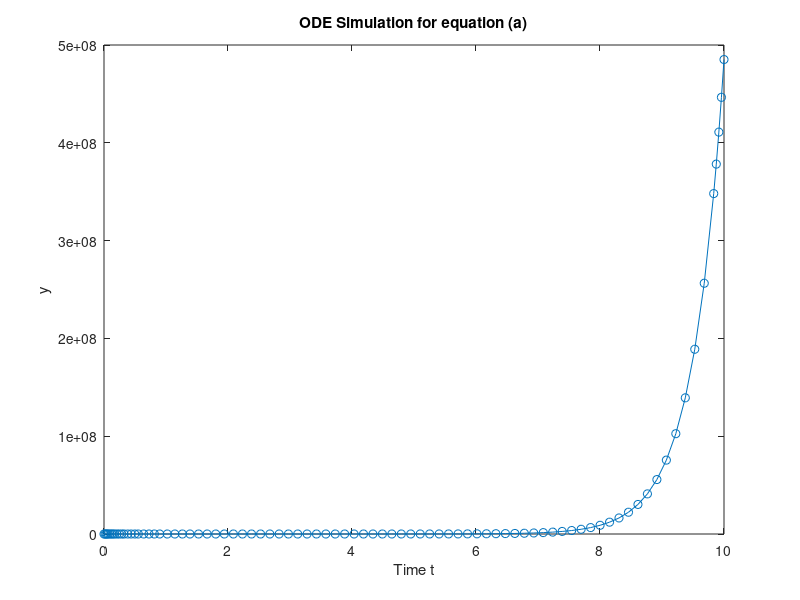
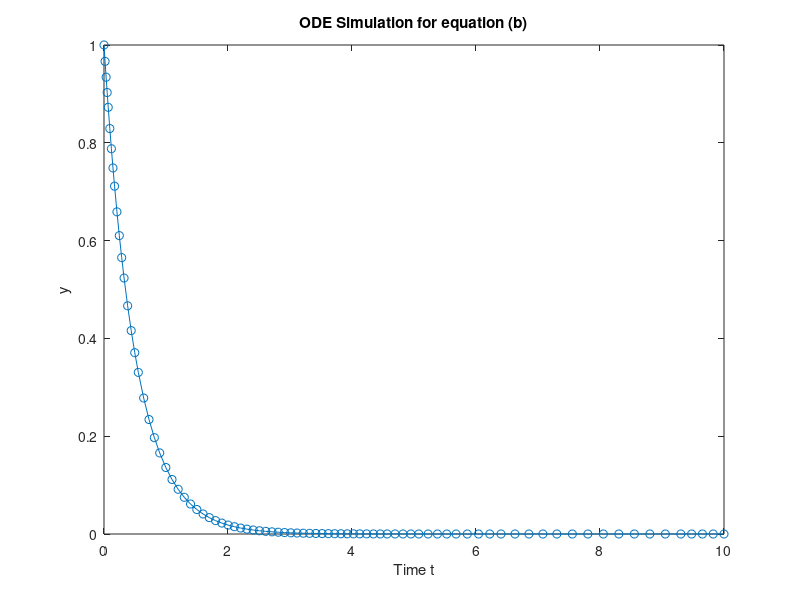
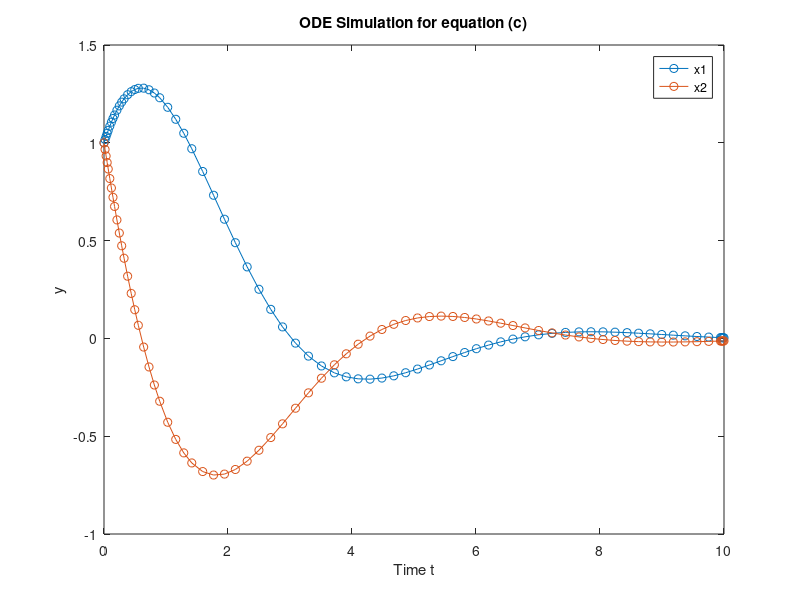
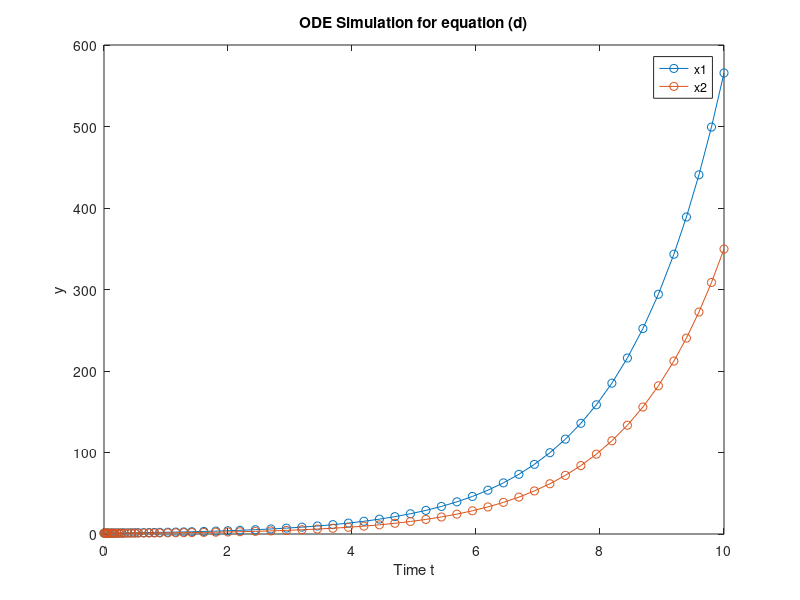

Write MATLAB code to recreate these figures, in order.

%ODE Simulations:

%Problem 4
%a)

%a
%--------------------------------------------------------------------------
%\dotx = 2x with x(0) = 1
%--------------------------------------------------------------------------
fa = @ (t, x)(2*x);
ode45(fa, [0, 10], 1);
xlabel('Time t');
ylabel('y');
title('ODE Simulation for equation (a)');

%--------------------------------------------------------------------------
% The graph of the solution displays exponential growth. As the t value 
% increases, the value of y increases exponentially. 
%--------------------------------------------------------------------------

%b
%--------------------------------------------------------------------------
%\dotx = -2x with x(0) = 1
%--------------------------------------------------------------------------
figure;
fb = @ (t, x)(-2*x);
ode45(fb, [0, 10], 1);
xlabel('Time t');
ylabel('y');
title('ODE Simulation for equation (b)');

%--------------------------------------------------------------------------
% The graph of the solution displays exponential decay. As the t value 
% increases, the value of y decreases exponentially. The y value at t = 0
% is 1 and from there it exponentially falls down until it approaches 0.
%-----------------------------------------------------------------------

%c
%--------------------------------------------------------------------------
%\dotx1 = x2 with x1(0) = 1
%\dotx2 = -x1-x2 with x2(0) = 1
%--------------------------------------------------------------------------
function dotx = fc(t, x)
    dotx1 = x(2);
    dotx2 = -x(1)-x(2);
    dotx = [dotx1; dotx2];
end

x = [1; 1];
figure;
ode45(@fc, [0, 10], x);
xlabel('Time t');
ylabel('y');
legend('x1', 'x2');
title('ODE Simulation for equation (c)');

%--------------------------------------------------------------------------
% The graph of the solution x1(t) shows x1(t) taking a value of 1 at t = 0
% and then momentarily rising up before slowly falling down below 0 and
% then adjusting itself back to 0 by time t = 10. The graph of the solution
% x2(t) shows x2(t) taking a value of 1 at t = 0 and steadily falling down
% to a negative value before it steadily rises up to slightly above 0. The
% graph then adjusts itself back to 0 by time t = 10. 
%--------------------------------------------------------------------------

%d
%--------------------------------------------------------------------------
%\dotx1 = x2 with x1(0) = 1
%\dotx2 = x1-x2 with x2(0) = 1
%--------------------------------------------------------------------------
function dotdx = fd(t, x)
    dotx1 = x(2);
    dotx2 = x(1)-x(2);
    dotdx = [dotx1; dotx2];
end

figure;
ode45(@fd, [0, 10], x);
xlabel('Time t');
ylabel('y');
legend('x1', 'x2');
title('ODE Simulation for equation (d)');

%--------------------------------------------------------------------------
% The graph of the solutions for x1(t) and x2(t) show exponential growth
% from 0. While both graphs have the same starting point, the graph for x1
% shows more exponential growth ending at a higher point than the graph for
% x2.
%--------------------------------------------------------------------------

%e
%--------------------------------------------------------------------------
%\dotx1 = x2 with x1(0) = 1
%\dotx2 = -x1 with x2(0) = 1
%--------------------------------------------------------------------------
function dotex = fe(t, x)
    dotx1 = x(2);
    dotx2 = -x(1);
    dotex = [dotx1; dotx2];
end

figure;
ode45(@fe, [0, 10], x);
xlabel('Time t');
ylabel('y');
legend('x1', 'x2');
title('ODE Simulation for equation (e)');

%--------------------------------------------------------------------------
% Both the graphs for x1(t) and x2(t) appear to be sinusoidal curves that
% are shifted versions of each other. 
%--------------------------------------------------------------------------


%d)
%--------------------------------------------------------------------------
%\dotx + 3x = 5 with x(0) = 2
%--------------------------------------------------------------------------
figure;
f4d = @(t, x)(5-3*x);
ode45(f4d, [0, 10], 2);
xlabel('Time t');
ylabel('y');
title('ODE Simulation for problem(d)');

%Problem 5
%a)
%--------------------------------------------------------------------------
%\dotx = sigma(y-x)
%\doty = x(rho-z)-y
%\dotz = xy-beta*z
%--------------------------------------------------------------------------
function dot5x = f5a(t, x)
    sig = 10;
    rho = 28;
    beta = 8 / 3;
    dotx1 = sig * (x(2) - x(1));
    dotx2 = x(1) * (rho - x(3)) - x(2);
    dotx3 = (x(1) * x(2)) - (beta * x(3));
    dot5x = [dotx1; dotx2; dotx3];
end

%1)
x01 = [1; 1; 1];
figure;
ode45(@f5a, [0, 30], x01);
xlabel('Time t');
ylabel('y');
title('ODE Simulation with IC [x0,y0,z0] = [1,1,1]');
[ts51, ys51] = ode45(@f5a, [0, 30], x01);


%2)
x02 =  [1.01; 1; 1];
figure;
ode45(@f5a, [0, 30], x02);
xlabel('Time t');
ylabel('y');
title('ODE Simulation with IC [x0,y0,z0] = [1.01,1,1]');
[ts52, ys52] = ode45(@f5a, [0, 30], x02);


%b)
figure;
plot3(ys51(:,1), ys51(:,2), ys51(:,3), 'b', 'LineWidth', 1.5)
hold on
plot3(ys52(:,1), ys52(:,2), ys52(:,3), 'r', 'LineWidth', 1.5)
legend('IC with all 1s', 'IC with x0=1.01');
xlabel('x(t)');
ylabel('y(t)');
zlabel('z(t)');
title('Lorenz Attractor Simulation');

%--------------------------------------------------------------------------
% The figure that is shown in the 3d graph is an attractor, which is a
% fractal space that consists of butterfly shaped curves representing the 
% outputs of the differential equations with the different initial
% conditions. Although both the initial conditions may be closely spaced,
% there is a high level of divergence in the paths of both graphs and although they
% are bounded to certain values in the x, y, and z axes, the paths are
% unpredictable with a spiraling structure.
%--------------------------------------------------------------------------

%Problem 6
%a)
%open loop
f_resp_open = @(beta) 1 ./ beta;
beta = linspace(0, 30, 100);
v_resp_open = f_resp_open(beta);
figure;
plot(beta, v_resp_open);
title('Open Loop Steady State');
xlabel('beta');
ylabel('v resp Open Loop');

%feedback
f_resp_fb = @(beta) 10 ./ (beta + 10);
v_resp_fb = f_resp_fb(beta);
figure;
plot(beta, v_resp_fb);
title('Feedback Steady State');
xlabel('beta');
ylabel('v resp Feedback');
